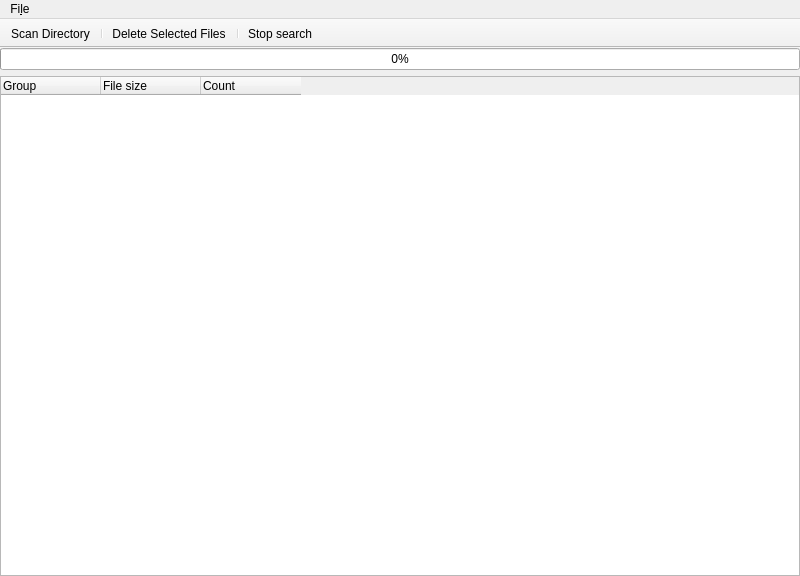
<?xml version="1.0" encoding="UTF-8"?>
<ui version="4.0">
 <class>MainWindow</class>
 <widget class="QMainWindow" name="MainWindow">
  <property name="geometry">
   <rect>
    <x>0</x>
    <y>0</y>
    <width>800</width>
    <height>576</height>
   </rect>
  </property>
  <property name="windowTitle">
   <string>MainWindow</string>
  </property>
  <widget class="QWidget" name="centralWidget">
   <layout class="QVBoxLayout" name="verticalLayout_2">
    <property name="leftMargin">
     <number>0</number>
    </property>
    <property name="topMargin">
     <number>0</number>
    </property>
    <property name="rightMargin">
     <number>0</number>
    </property>
    <property name="bottomMargin">
     <number>0</number>
    </property>
    <item>
     <widget class="QProgressBar" name="progressBar">
      <property name="sizePolicy">
       <sizepolicy hsizetype="Expanding" vsizetype="Fixed">
        <horstretch>0</horstretch>
        <verstretch>0</verstretch>
       </sizepolicy>
      </property>
      <property name="value">
       <number>0</number>
      </property>
      <property name="alignment">
       <set>Qt::AlignCenter</set>
      </property>
      <property name="textVisible">
       <bool>true</bool>
      </property>
      <property name="textDirection">
       <enum>QProgressBar::BottomToTop</enum>
      </property>
     </widget>
    </item>
    <item>
     <widget class="QTreeWidget" name="treeWidget">
      <property name="sizePolicy">
       <sizepolicy hsizetype="Expanding" vsizetype="Expanding">
        <horstretch>0</horstretch>
        <verstretch>0</verstretch>
       </sizepolicy>
      </property>
      <property name="maximumSize">
       <size>
        <width>16777215</width>
        <height>16777215</height>
       </size>
      </property>
      <property name="selectionMode">
       <enum>QAbstractItemView::MultiSelection</enum>
      </property>
      <attribute name="headerMinimumSectionSize">
       <number>100</number>
      </attribute>
      <attribute name="headerStretchLastSection">
       <bool>false</bool>
      </attribute>
      <column>
       <property name="text">
        <string>Group</string>
       </property>
      </column>
      <column>
       <property name="text">
        <string>File size</string>
       </property>
      </column>
      <column>
       <property name="text">
        <string>Count</string>
       </property>
      </column>
     </widget>
    </item>
   </layout>
  </widget>
  <widget class="QMenuBar" name="menuBar">
   <property name="geometry">
    <rect>
     <x>0</x>
     <y>0</y>
     <width>800</width>
     <height>23</height>
    </rect>
   </property>
   <widget class="QMenu" name="menuFile">
    <property name="title">
     <string>Fi&amp;le</string>
    </property>
    <addaction name="actionScan_Directory"/>
    <addaction name="separator"/>
    <addaction name="actionExit"/>
   </widget>
   <addaction name="menuFile"/>
  </widget>
  <widget class="QToolBar" name="toolBar">
   <property name="windowTitle">
    <string>toolBar</string>
   </property>
   <property name="movable">
    <bool>false</bool>
   </property>
   <attribute name="toolBarArea">
    <enum>TopToolBarArea</enum>
   </attribute>
   <attribute name="toolBarBreak">
    <bool>false</bool>
   </attribute>
   <addaction name="actionScan_Directory"/>
   <addaction name="separator"/>
   <addaction name="actionDelete_Selected"/>
   <addaction name="separator"/>
   <addaction name="actionStop_search"/>
  </widget>
  <action name="actionScan_Directory">
   <property name="text">
    <string>&amp;Scan Directory...</string>
   </property>
  </action>
  <action name="actionExit">
   <property name="text">
    <string>&amp;Exit</string>
   </property>
  </action>
  <action name="actionDelete_Selected">
   <property name="text">
    <string>Delete Selected Files</string>
   </property>
  </action>
  <action name="actionStop_search">
   <property name="text">
    <string>Stop search</string>
   </property>
  </action>
 </widget>
 <layoutdefault spacing="6" margin="11"/>
 <resources/>
 <connections/>
</ui>
